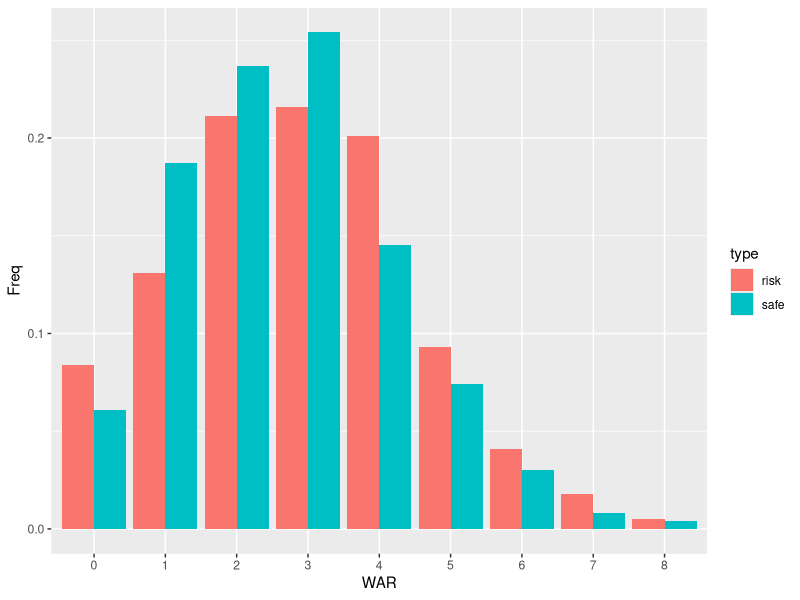

Generate this figure with R:
library(ggplot2)

set.seed(5)

# safe int
int_safe1 = sample(c(0,1,2), 1000, replace = TRUE, prob = c(0.85,0.1,0.05))
int_safe2 = sample(c(0,1,2), 1000, replace = TRUE, prob = c(0.85,0.1,0.05))
int_safe3 = sample(c(0,1,2), 1000, replace = TRUE, prob = c(0.85,0.1,0.05))
int_safe4 = sample(c(0,1,2), 1000, replace = TRUE, prob = c(0.85,0.1,0.05))
int_safe5 = sample(c(0,1,2), 1000, replace = TRUE, prob = c(0.85,0.1,0.05))

df_int_safe = data.frame(int_safe1,int_safe2,int_safe3,int_safe4,int_safe5)

# risky int
int_risk1 = sample(c(0,1,2), 1000, replace = TRUE, prob = c(0.60,0.25,0.15))
int_risk2 = sample(c(0,1,2), 1000, replace = TRUE, prob = c(0.60,0.25,0.15))

df_int_risk = data.frame(int_risk1,int_risk2)

# safe dom
dom_safe1 = sample(c(0,1,2), 1000, replace = TRUE, prob = c(0.55,0.45,0.05))
dom_safe2 = sample(c(0,1,2), 1000, replace = TRUE, prob = c(0.55,0.45,0.05))
dom_safe3 = sample(c(0,1,2), 1000, replace = TRUE, prob = c(0.55,0.45,0.05))

df_dom_safe = data.frame(dom_safe1,dom_safe2,dom_safe3)

# risky dom
dom_risk1 = sample(c(0,1,2), 1000, replace = TRUE, prob = c(0.6,0.2,0.2))
dom_risk2 = sample(c(0,1,2), 1000, replace = TRUE, prob = c(0.6,0.2,0.2))
dom_risk3 = sample(c(0,1,2), 1000, replace = TRUE, prob = c(0.6,0.2,0.2))

df_dom_risk = data.frame(dom_risk1,dom_risk2,dom_risk3)

# compare safe/safe vs risk/risk

safe = data.frame(df_dom_safe, df_int_safe)
safe$tot_war = Reduce("+", safe[,1:8])
safe$fac_tot_war = as.factor(safe$tot_war)

risk = data.frame(df_dom_risk, df_int_risk)
risk$tot_war = Reduce("+", risk[,1:5])
risk$fac_tot_war = as.factor(risk$tot_war)

safe$row_mean = apply(X = safe[,1:8],MARGIN = 1, FUN = mean)
risk$row_mean = apply(X = risk[,1:5],MARGIN = 1, FUN = mean)

ss <- as.data.frame(table(safe$fac_tot_war) / length(safe$fac_tot_war))
ss$type <- "safe"
rr <- as.data.frame(table(risk$fac_tot_war) / length(safe$fac_tot_war))
rr$type <- "risk"
df <- rbind(ss,rr)
colnames(df)[1] <- "WAR"

ggplot(df, aes(WAR, Freq, fill = type)) +
  geom_bar(position = "dodge", stat = "identity")

mean(safe$tot_war) / sd(safe$tot_war)
mean(risk$tot_war) / sd(risk$tot_war)
